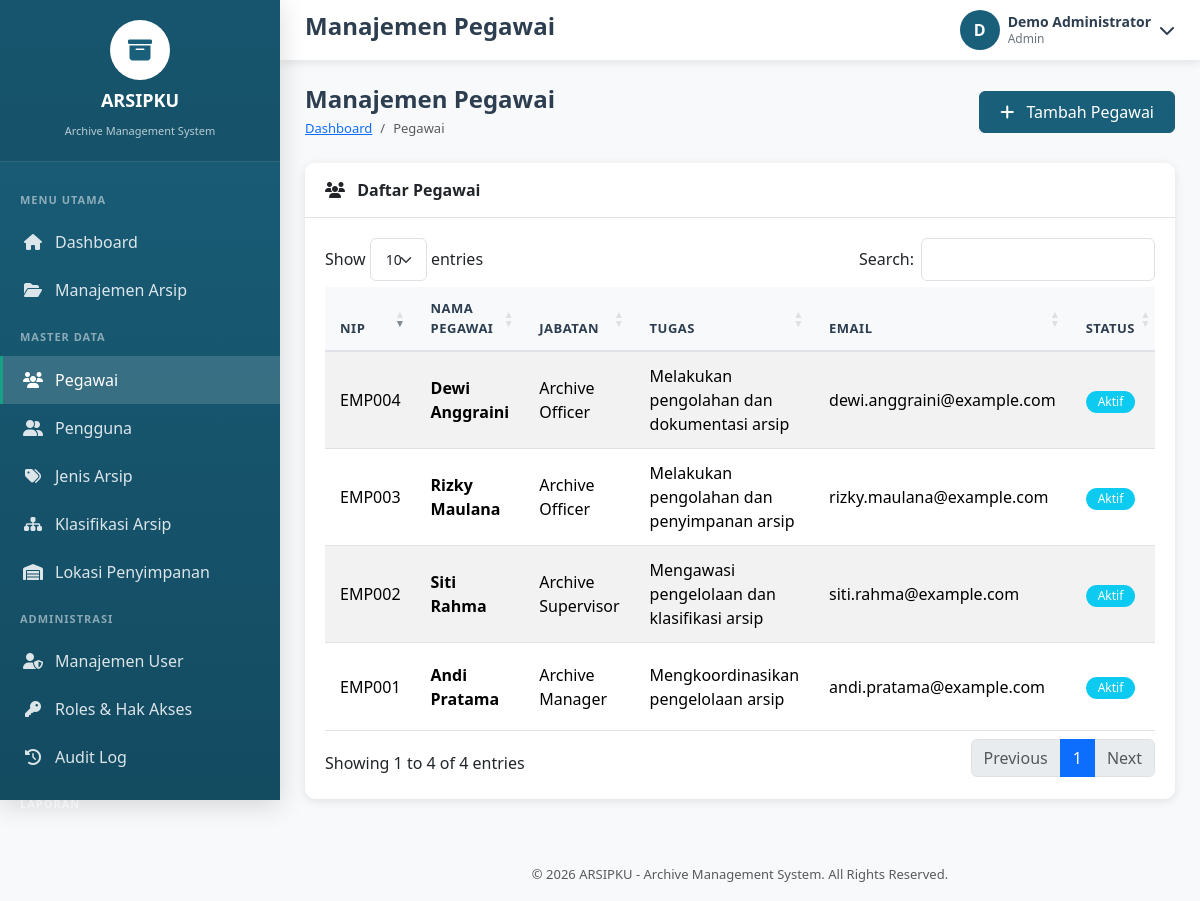
Screenshot of /pegawai.php (signed in) with the database file from the repository.
### tables this page shows
CREATE TABLE Pegawai (
    ID_Pegawai INT PRIMARY KEY AUTO_INCREMENT,
    Nama_Pegawai VARCHAR(255) NOT NULL,
    NIP VARCHAR(50) UNIQUE,
    Jabatan VARCHAR(255) NOT NULL,
    Tugas VARCHAR(255),
    Tanggal_Masuk DATE,
    Email VARCHAR(255),
    Nomor_Telepon VARCHAR(20),
    Status ENUM('Aktif', 'Nonaktif') DEFAULT 'Aktif',
    Created_At TIMESTAMP DEFAULT CURRENT_TIMESTAMP
);

### config/config.php (called while the page is built, shortened)
<?php
function getUserRole() {
    return $_SESSION['user_role'] ?? 'Viewer';
}
function hasAccess($requiredRole) {
    $userRole = getUserRole();
    $roles = ['Admin' => 3, 'Operator' => 2, 'Viewer' => 1];
    return ($roles[$userRole] ?? 0) >= ($roles[$requiredRole] ?? 0);
}
?>

### pegawai.php (the view, shortened to what this page needs)
<?php
require_once 'includes/header.php';
$db = getDB();
$pegawaiList=$db->query("
    SELECT *
    FROM Pegawai
    ORDER BY Nama_Pegawai ASC
")->fetchAll(PDO::FETCH_ASSOC);
require_once 'includes/sidebar.php';
require_once 'includes/topbar.php';
?>
<div class="page-header d-flex justify-content-between align-items-center">
<div>
<h1 class="page-title">
Manajemen Pegawai
</h1>
<nav aria-label="breadcrumb">
<ol class="breadcrumb">
<li class="breadcrumb-item">
<a href="index.php">
Dashboard
</a>
</li>
<li class="breadcrumb-item active">
Pegawai
</li>
</ol>
</nav>
</div>
<?php if(hasAccess('Operator') || hasAccess('Admin')): ?>
<button
class="btn btn-primary"
data-bs-toggle="modal"
data-bs-target="#addModal">
<i class="fas fa-plus me-2"></i>
Tambah Pegawai
</button>
<?php endif; ?>
</div>
<div class="card mt-3">
<div class="card-header">
<i class="fas fa-users me-2"></i>
Daftar Pegawai
</div>
<div class="card-body">
<div class="table-responsive">
<table class="table data-table table-striped table-hover">
<thead>
<tr>
<th>NIP</th>
<th>Nama Pegawai</th>
<th>Jabatan</th>
<th>Tugas</th>
<th>Email</th>
<th>Status</th>
</tr>
</thead>
<tbody>
<?php foreach($pegawaiList as $p): ?>
<tr>
<td>
<?= htmlspecialchars($p['NIP'] ?? '-') ?>
</td>
<td>
<strong>
<?= htmlspecialchars($p['Nama_Pegawai'] ?? '-') ?>
</strong>
</td>
<td>
<?= htmlspecialchars($p['Jabatan'] ?? '-') ?>
</td>
<td>
<?= htmlspecialchars($p['Tugas'] ?? '-') ?>
</td>
<td>
<?= htmlspecialchars($p['Email'] ?? '-') ?>
</td>
<td>
<span class="badge bg-info">
<?= htmlspecialchars($p['Status'] ?? '-') ?>
</span>
</td>
</tr>
<?php endforeach; ?>
</tbody>
</table>
</div>
</div>
</div>
<?php require_once 'includes/footer.php'; ?>

### assets/css/style.css (style rules this page uses)
:root { --primary-color: #1a5f7a; --primary-dark: #134b61; --primary-light: #2980b9; --secondary-color: #16a085; --accent-color: #e74c3c; --sidebar-width: 280px; --header-height: 60px; --bg-light: #f8f9fa; --text-dark: #2c3e50; --text-muted: #6c757d; --border-color: #dee2e6; --shadow: 0 2px 10px rgba(0,0,0,0.1); --shadow-lg: 0 5px 25px rgba(0,0,0,0.15); }
* { margin: 0; padding: 0; box-sizing: border-box; }
body { font-family: 'Segoe UI', Tahoma, Geneva, Verdana, sans-serif; background-color: var(--bg-light); color: var(--text-dark); overflow-x: hidden; }
.page-header { margin-bottom: 25px; }
.page-title { font-size: 24px; font-weight: 600; color: var(--text-dark); margin-bottom: 5px; }
.breadcrumb { background: none; padding: 0; margin: 0; font-size: 13px; }
.card { background: white; border-radius: 10px; box-shadow: var(--shadow); border: none; margin-bottom: 25px; }
.card-header { background: white; border-bottom: 1px solid var(--border-color); padding: 15px 20px; font-weight: 600; border-radius: 10px 10px 0 0 !important; }
.card-body { padding: 20px; }
.table { margin-bottom: 0; }
.table th { background: var(--bg-light); font-weight: 600; color: var(--text-dark); border-bottom: 2px solid var(--border-color); padding: 12px 15px; font-size: 13px; text-transform: uppercase; letter-spacing: 0.5px; }
.table td { padding: 12px 15px; vertical-align: middle; border-bottom: 1px solid var(--border-color); }
.badge { padding: 5px 12px; font-weight: 500; font-size: 12px; border-radius: 20px; }
.btn { padding: 8px 20px; border-radius: 6px; font-weight: 500; transition: all 0.3s ease; }
.btn-primary { background: var(--primary-color); border-color: var(--primary-color); }

### rows the page displays
pegawai: NIP "EMP001", Nama_Pegawai "Andi Pratama", Jabatan "Archive Manager", Tugas "Mengkoordinasikan pengelolaan arsip", Email "andi.pratama@example.com", Status "Aktif"
pegawai: NIP "EMP004", Nama_Pegawai "Dewi Anggraini", Jabatan "Archive Officer", Tugas "Melakukan pengolahan dan dokumentasi arsip", Email "dewi.anggraini@example.com", Status "Aktif"
pegawai: NIP "EMP003", Nama_Pegawai "Rizky Maulana", Jabatan "Archive Officer", Tugas "Melakukan pengolahan dan penyimpanan arsip", Email "rizky.maulana@example.com", Status "Aktif"
pegawai: NIP "EMP002", Nama_Pegawai "Siti Rahma", Jabatan "Archive Supervisor", Tugas "Mengawasi pengelolaan dan klasifikasi arsip", Email "siti.rahma@example.com", Status "Aktif"

### other values shown
APP_NAME "ARSIPKU"
APP_FULL_NAME "Archive Management System"
$pageTitle "Manajemen Pegawai"
substr($_SESSION['user_name'] ?? 'U', 0, 1) "D"
$_SESSION['user_name'] "Demo Administrator"
$_SESSION['user_role'] "Admin"
